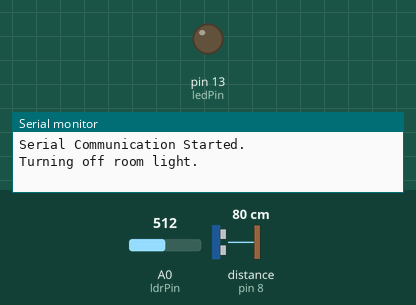
Simulated run of this sketch. Board: Arduino Uno, built with avr-gcc and run on an emulated ATmega328P. Shown: output pins drawn as LEDs (lit = HIGH), the last lines printed to the serial monitor. Wiring (inferred from the names in the program): ultrasonic range finder: trigger pin 9; echo pin 8. The test bench sets the inputs (shaded band); at power-on: distance to the obstacle (sensor on pin 8) 80 cm, A0 (ldrPin) = 512. The echo pulse lasts 58.3 µs per cm; pins used as bus, display or sensor lines are not drawn.

Above: at 4.0 s.
4.1 s: distance to the obstacle (sensor on pin 8) set to 2 cm
7.1 s: A0 (ldrPin) set to 317
8.6 s: A0 (ldrPin) set to 293
At 11.1 s:
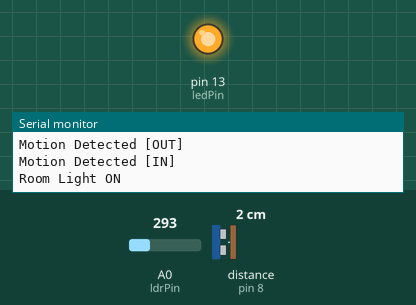
11.6 s: A0 (ldrPin) set to 306
13.6 s: A0 (ldrPin) set to 290
At 16.1 s:
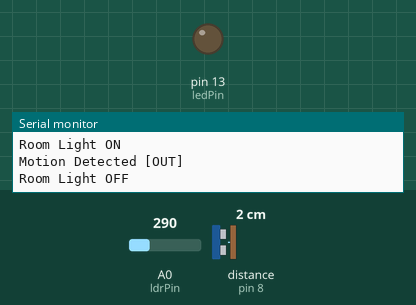
Timing chart, 0 to 17.6 s (numbered marks = the images above; inputs shaded):
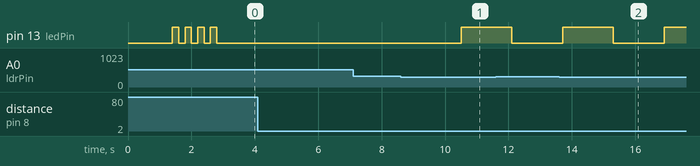

Measured:
- the behaviour switches between 301 and 300 on A0 (ldrPin) (found by bisection; images 0 and 1)
- after the input at 8.6 s, pin 13 (ledPin): LOW → HIGH after 1.9 s
- after the input at 13.6 s, pin 13 (ledPin): LOW → HIGH after 0.11 s, → LOW 1.6 s later, → HIGH 1.6 s later

The sketch:

code.ino
```cpp
const int echoPin = 8;
const int trigPin = 9;
const int ledPin = 13;
const int ldrPin = A0;

int distance;
long duration;
int ldrStatus;
int ledStatus;

int presentInRoom = 0;

void setup()
{
    Serial.begin(9600);

    Serial.println("Serial Communication Started.");
    blinkLed();

    pinMode(echoPin, INPUT);
    pinMode(ldrPin, INPUT);
    pinMode(trigPin, OUTPUT);
    pinMode(ledPin, OUTPUT);

    Serial.println("Turning off room light.");
    blinkLed();
    digitalWrite(ledPin, LOW);
    ledStatus = 0;
}

void loop()
{
    ldrStatus = analogRead(ldrPin);

    digitalWrite(trigPin, LOW);
    delayMicroseconds(2);

    digitalWrite(trigPin, HIGH);
    delayMicroseconds(10);

    digitalWrite(trigPin, LOW);

    duration = pulseIn(echoPin, HIGH);
    distance = (duration * 0.034) / 2;

    checkMotion();
    setLightStatus();
}

void checkMotion()
{
    if (distance <= 15)
    {
        Serial.print("Motion Detected ");
        Serial.print(presentInRoom == 1 ? "[OUT]\n" : "[IN]\n");
        toggleRoomStatus();
    }
}

void toggleRoomStatus()
{

    if (presentInRoom == 1)
    {
        presentInRoom = 0;
    }
    else
    {
        presentInRoom = 1;
    }
    setLightStatus();
    delay(1600);
}

void setLightStatus()
{
    if (presentInRoom == 1 && ldrStatus <= 300)
    {

        if (ledStatus != 1)
        {
            digitalWrite(ledPin, HIGH);
            Serial.println("Room Light ON");
            ledStatus = 1;
        }
    }
    else
    {

        if (ledStatus == 1)
        {
            digitalWrite(ledPin, LOW);
            Serial.println("Room Light OFF");
            ledStatus = 0;
        }
    }
}

void blinkLed()
{
    digitalWrite(ledPin, HIGH);
    delay(200);
    digitalWrite(ledPin, LOW);
    delay(200);
    digitalWrite(ledPin, HIGH);
    delay(200);
    digitalWrite(ledPin, LOW);
    delay(200);
    digitalWrite(ledPin, HIGH);
    delay(200);
    digitalWrite(ledPin, LOW);
    delay(200);
    digitalWrite(ledPin, HIGH);
    delay(200);
    digitalWrite(ledPin, LOW);
}
```
